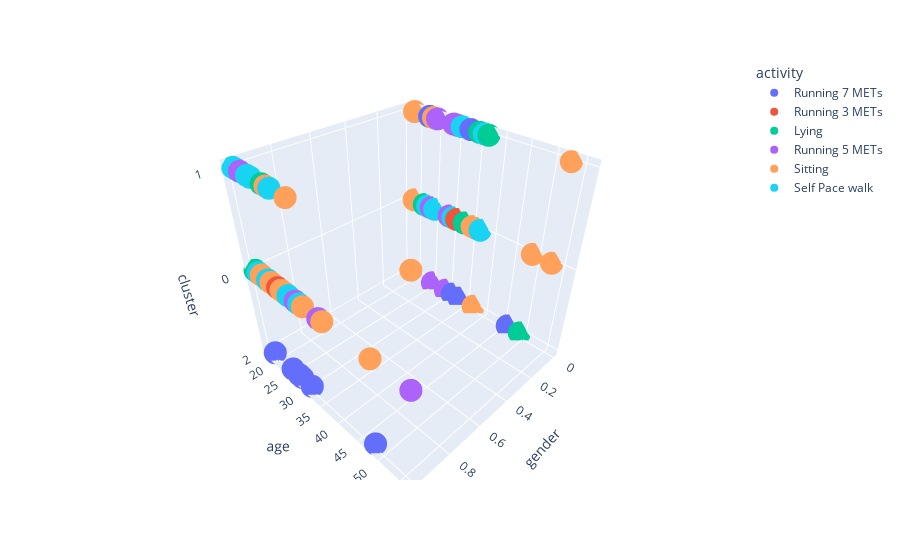

The cell this chart's notebook holds for it:
### Code cell
# Usamos la maravilla de plotly
import plotly.express as px

fig = px.scatter_3d(d3, x='gender', y='age', z='cluster', color='activity')
fig.show()

### Figure 1 — Plotly figure (JSON) as saved in the notebook; plotly's stock layout.template omitted (floating-point values rounded to 4 significant figures)
{"data": [{"hovertemplate": "activity=Running 7 METs<br>gender=%{x}<br>age=%{y}<br>cluster=%{z}<extra></extra>", "legendgroup": "Running 7 METs", "marker": {"color": "#636efa", "symbol": "circle"}, "mode": "markers", "name": "Running 7 METs", "scene": "scene", "showlegend": true, "type": "scatter3d", "x": [0, 1, 1, 0, 1, 0, 0, 0, 0, 1, 1, 1, 0, 1, 0, 0, 0, 0, 1, 1, 0, 1, 0, 0, 1, 1, 0, 0, 1, 0, 1, 1, 0, 0, 1], "y": [25, 28, 31, 36, 19, 36, 25, 46, 36, 20, 20, 22, 25, 20, 29, 53, 23, 33, 19, 48, 30, 56, 24, 24, 27, 23, 31, 31, 19, 35, 25, 19, 33, 24, 31], "z": ["2", "2", "2", "0", "1", "1", "2", "2", "1", "1", "1", "1", "2", "0", "2", "0", "1", "1", "2", "2", "1", "0", "1", "1", "2", "1", "2", "1", "2", "0", "2", "0", "2", "1", "2"]}, {"hovertemplate": "activity=Running 3 METs<br>gender=%{x}<br>age=%{y}<br>cluster=%{z}<extra></extra>", "legendgroup": "Running 3 METs", "marker": {"color": "#EF553B", "symbol": "circle"}, "mode": "markers", "name": "Running 3 METs", "scene": "scene", "showlegend": true, "type": "scatter3d", "x": [1, 0, 1, 0, 1, 0, 0, 0, 0, 0, 0, 1, 0, 0, 1, 0, 0, 0, 0, 0, 1, 0, 0, 0, 1, 1, 0, 1, 1, 1, 0, 1, 1, 0, 1, 1, 0], "y": [23, 35, 19, 31, 37, 25, 31, 36, 36, 25, 36, 28, 31, 22, 19, 19, 24, 25, 31, 30, 19, 23, 30, 29, 36, 28, 36, 32, 23, 26, 30, 20, 23, 25, 25, 19, 30], "z": ["1", "0", "0", "0", "0", "1", "0", "0", "0", "1", "0", "1", "0", "0", "0", "0", "0", "1", "1", "0", "1", "0", "1", "0", "0", "0", "0", "1", "1", "1", "1", "1", "0", "0", "0", "0", "0"]}, {"hovertemplate": "activity=Lying<br>gender=%{x}<br>age=%{y}<br>cluster=%{z}<extra></extra>", "legendgroup": "Lying", "marker": {"color": "#00cc96", "symbol": "circle"}, "mode": "markers", "name": "Lying", "scene": "scene", "showlegend": true, "type": "scatter3d", "x": [0, 0, 0, 1, 1, 0, 0, 1, 1, 0, 1, 0, 0, 1, 1, 0, 1, 0, 1, 0, 1, 0, 0, 0, 0, 0, 1, 0, 0, 1, 0, 0, 1, 1, 1, 1, 1, 0, 0, 1, 1, 0, 1, 0, 1], "y": [53, 24, 23, 26, 23, 33, 49, 19, 23, 22, 56, 36, 35, 19, 28, 29, 18, 37, 23, 23, 18, 23, 37, 25, 36, 25, 20, 23, 36, 23, 24, 25, 23, 22, 22, 48, 18, 36, 25, 28, 19, 29, 22, 29, 32], "z": ["1", "0", "0", "1", "1", "0", "2", "1", "0", "0", "1", "0", "1", "0", "1", "1", "0", "0", "1", "0", "1", "0", "1", "0", "1", "0", "1", "0", "1", "0", "0", "0", "0", "0", "1", "0", "0", "0", "1", "1", "0", "1", "1", "1", "1"]}, {"hovertemplate": "activity=Running 5 METs<br>gender=%{x}<br>age=%{y}<br>cluster=%{z}<extra></extra>", "legendgroup": "Running 5 METs", "marker": {"color": "#ab63fa", "symbol": "circle"}, "mode": "markers", "name": "Running 5 METs", "scene": "scene", "showlegend": true, "type": "scatter3d", "x": [0, 1, 1, 1, 0, 0, 1, 1, 1, 0, 0, 1, 1, 0, 1, 1, 0, 0, 0, 0, 1, 0, 0, 1, 1, 0, 1, 0, 0, 1, 0], "y": [25, 22, 22, 19, 25, 30, 20, 56, 56, 25, 23, 27, 28, 25, 19, 20, 23, 24, 25, 29, 36, 30, 23, 32, 22, 53, 30, 36, 29, 23, 29], "z": ["1", "0", "1", "1", "2", "1", "1", "0", "1", "2", "0", "0", "1", "0", "1", "0", "0", "0", "0", "0", "0", "0", "0", "0", "0", "1", "0", "0", "1", "0", "2"]}, {"hovertemplate": "activity=Sitting<br>gender=%{x}<br>age=%{y}<br>cluster=%{z}<extra></extra>", "legendgroup": "Sitting", "marker": {"color": "#FFA15A", "symbol": "circle"}, "mode": "markers", "name": "Sitting", "scene": "scene", "showlegend": true, "type": "scatter3d", "x": [1, 1, 1, 0, 0, 0, 0, 1, 0, 1, 1, 0, 0, 1, 0, 1, 1, 1, 1, 0, 1, 0, 1, 0, 1, 1, 1, 0, 0, 0, 0, 1, 0, 0], "y": [48, 37, 23, 23, 37, 36, 53, 56, 19, 23, 32, 25, 49, 27, 35, 26, 32, 27, 28, 49, 20, 36, 28, 25, 23, 22, 18, 49, 24, 53, 25, 19, 25, 19], "z": ["0", "0", "1", "0", "2", "0", "0", "1", "0", "0", "1", "0", "0", "1", "0", "0", "0", "0", "1", "0", "0", "1", "0", "0", "1", "1", "1", "0", "1", "1", "0", "1", "0", "1"]}, {"hovertemplate": "activity=Self Pace walk<br>gender=%{x}<br>age=%{y}<br>cluster=%{z}<extra></extra>", "legendgroup": "Self Pace walk", "marker": {"color": "#19d3f3", "symbol": "circle"}, "mode": "markers", "name": "Self Pace walk", "scene": "scene", "showlegend": true, "type": "scatter3d", "x": [1, 1, 1, 1, 1, 0, 0, 1, 1, 0, 1, 0, 1, 1, 0, 0, 0, 0], "y": [31, 22, 19, 28, 18, 31, 31, 23, 23, 25, 22, 23, 28, 19, 30, 37, 25, 36], "z": ["0", "0", "1", "1", "1", "1", "1", "1", "1", "0", "1", "0", "0", "0", "0", "0", "0", "1"]}], "layout": {"legend": {"title": {"text": "activity"}, "tracegroupgap": 0}, "margin": {"t": 60}, "scene": {"domain": {"x": [0, 1], "y": [0, 1]}, "xaxis": {"title": {"text": "gender"}}, "yaxis": {"title": {"text": "age"}}, "zaxis": {"title": {"text": "cluster"}}}}}
